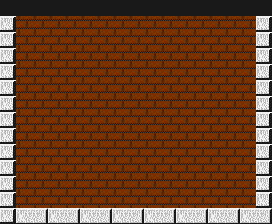

Tiled map render using the project's own tile images. Description and the whole map definition, tile-layer contents included, below:
An orthogonal 17x14 tile map with 16x16 px tiles, 1 tile layer (Capa de Patrones 1), 1 image layer.

<map version="1.2" tiledversion="1.2.3" orientation="orthogonal" renderorder="right-down" width="17" height="14" tilewidth="16" tileheight="16" infinite="0" nextlayerid="3" nextobjectid="1">
 <tileset firstgid="1" name="blocks_backgrounds" tilewidth="16" tileheight="16" tilecount="24" columns="8">
  <image source="../images/blocks_backgrounds.png" trans="ffffff" width="128" height="48" />
 </tileset>
 <imagelayer id="2" name="Capa de Imagen 1">
  <image source="../images/fondo liso 2.png" width="272" height="224" />
 </imagelayer>
 <layer id="1" name="Capa de Patrones 1" width="17" height="14">
  <properties>
   <property name="collision" value="true" />
  </properties>
  <data>
   <tile gid="7" />
   <tile gid="7" />
   <tile gid="7" />
   <tile gid="7" />
   <tile gid="7" />
   <tile gid="7" />
   <tile gid="7" />
   <tile gid="7" />
   <tile gid="7" />
   <tile gid="7" />
   <tile gid="7" />
   <tile gid="7" />
   <tile gid="7" />
   <tile gid="7" />
   <tile gid="7" />
   <tile gid="7" />
   <tile gid="7" />
   <tile gid="2" />
   <tile />
   <tile />
   <tile />
   <tile />
   <tile />
   <tile />
   <tile />
   <tile />
   <tile />
   <tile />
   <tile />
   <tile />
   <tile />
   <tile />
   <tile />
   <tile gid="2" />
   <tile gid="2" />
   <tile />
   <tile />
   <tile />
   <tile />
   <tile />
   <tile />
   <tile />
   <tile />
   <tile />
   <tile />
   <tile />
   <tile />
   <tile />
   <tile />
   <tile />
   <tile gid="2" />
   <tile gid="2" />
   <tile />
   <tile />
   <tile />
   <tile />
   <tile />
   <tile />
   <tile />
   <tile />
   <tile />
   <tile />
   <tile />
   <tile />
   <tile />
   <tile />
   <tile />
   <tile gid="2" />
   <tile gid="2" />
   <tile />
   <tile />
   <tile />
   <tile />
   <tile />
   <tile />
   <tile />
   <tile />
   <tile />
   <tile />
   <tile />
   <tile />
   <tile />
   <tile />
   <tile />
   <tile gid="2" />
   <tile gid="2" />
   <tile />
   <tile />
   <tile />
   <tile />
   <tile />
   <tile />
   <tile />
   <tile />
   <tile />
   <tile />
   <tile />
   <tile />
   <tile />
   <tile />
   <tile />
   <tile gid="2" />
   <tile gid="2" />
   <tile />
   <tile />
   <tile />
   <tile />
   <tile />
   <tile />
   <tile />
   <tile />
   <tile />
   <tile />
   <tile />
   <tile />
   <tile />
   <tile />
   <tile />
   <tile gid="2" />
   <tile gid="2" />
   <tile />
   <tile />
   <tile />
   <tile />
   <tile />
   <tile />
   <tile />
   <tile />
   <tile />
   <tile />
   <tile />
   <tile />
   <tile />
   <tile />
   <tile />
   <tile gid="2" />
   <tile gid="2" />
   <tile />
   <tile />
   <tile />
   <tile />
   <tile />
   <tile />
   <tile />
   <tile />
   <tile />
   <tile />
   <tile />
   <tile />
   <tile />
   <tile />
   <tile />
   <tile gid="2" />
   <tile gid="2" />
   <tile />
   <tile />
   <tile />
   <tile />
   <tile />
   <tile />
   <tile />
   <tile />
   <tile />
   <tile />
   <tile />
   <tile />
   <tile />
   <tile />
   <tile />
   <tile gid="2" />
   <tile gid="2" />
   <tile />
   <tile />
   <tile />
   <tile />
   <tile />
   <tile />
   <tile />
   <tile />
   <tile />
   <tile />
   <tile />
   <tile />
   <tile />
   <tile />
   <tile />
   <tile gid="2" />
   <tile gid="2" />
   <tile />
   <tile />
   <tile />
   <tile />
   <tile />
   <tile />
   <tile />
   <tile />
   <tile />
   <tile />
   <tile />
   <tile />
   <tile />
   <tile />
   <tile />
   <tile gid="2" />
   <tile gid="2" />
   <tile />
   <tile />
   <tile />
   <tile />
   <tile />
   <tile />
   <tile />
   <tile />
   <tile />
   <tile />
   <tile />
   <tile />
   <tile />
   <tile />
   <tile />
   <tile gid="2" />
   <tile gid="2" />
   <tile gid="10" />
   <tile gid="11" />
   <tile gid="10" />
   <tile gid="11" />
   <tile gid="10" />
   <tile gid="11" />
   <tile gid="10" />
   <tile gid="11" />
   <tile gid="10" />
   <tile gid="11" />
   <tile gid="10" />
   <tile gid="11" />
   <tile gid="10" />
   <tile gid="11" />
   <tile gid="10" />
   <tile gid="11" />
  </data>
 </layer>
</map>
